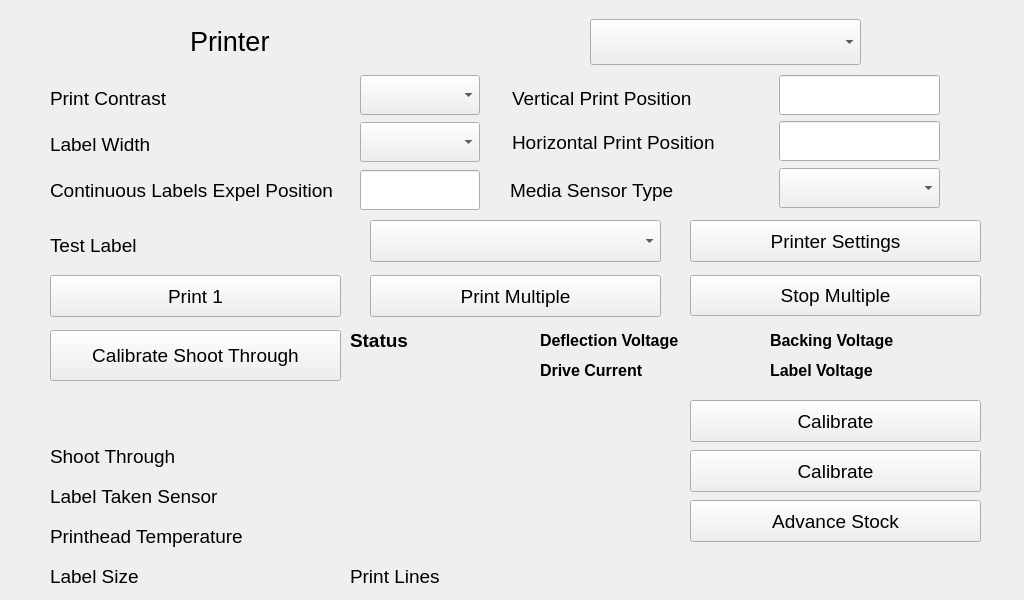
<?xml version="1.0" encoding="UTF-8"?>
<ui version="4.0">
 <class>servicePrinterConfig</class>
 <widget class="QWidget" name="servicePrinterConfig">
  <property name="geometry">
   <rect>
    <x>0</x>
    <y>0</y>
    <width>1024</width>
    <height>600</height>
   </rect>
  </property>
  <property name="windowTitle">
   <string>Form</string>
  </property>
  <widget class="QLabel" name="lblPrinterSelection">
   <property name="geometry">
    <rect>
     <x>190</x>
     <y>20</y>
     <width>391</width>
     <height>43</height>
    </rect>
   </property>
   <property name="font">
    <font>
     <pointsize>20</pointsize>
    </font>
   </property>
   <property name="text">
    <string>Printer</string>
   </property>
  </widget>
  <widget class="QComboBox" name="cbPrinterSelection">
   <property name="geometry">
    <rect>
     <x>590</x>
     <y>19</y>
     <width>271</width>
     <height>46</height>
    </rect>
   </property>
   <property name="minimumSize">
    <size>
     <width>271</width>
     <height>0</height>
    </size>
   </property>
   <property name="maximumSize">
    <size>
     <width>271</width>
     <height>16777215</height>
    </size>
   </property>
   <property name="font">
    <font>
     <pointsize>22</pointsize>
    </font>
   </property>
  </widget>
  <widget class="QLabel" name="lblPrintContrast">
   <property name="geometry">
    <rect>
     <x>50</x>
     <y>78</y>
     <width>301</width>
     <height>41</height>
    </rect>
   </property>
   <property name="font">
    <font>
     <pointsize>14</pointsize>
    </font>
   </property>
   <property name="text">
    <string>Print Contrast</string>
   </property>
  </widget>
  <widget class="QLabel" name="lblLabelWidth">
   <property name="geometry">
    <rect>
     <x>50</x>
     <y>124</y>
     <width>301</width>
     <height>41</height>
    </rect>
   </property>
   <property name="font">
    <font>
     <pointsize>14</pointsize>
    </font>
   </property>
   <property name="text">
    <string>Label Width</string>
   </property>
  </widget>
  <widget class="QLabel" name="lblContinuousLabelExpel">
   <property name="geometry">
    <rect>
     <x>50</x>
     <y>170</y>
     <width>301</width>
     <height>41</height>
    </rect>
   </property>
   <property name="font">
    <font>
     <pointsize>14</pointsize>
    </font>
   </property>
   <property name="text">
    <string>Continuous Labels Expel Position</string>
   </property>
   <property name="wordWrap">
    <bool>true</bool>
   </property>
  </widget>
  <widget class="QLabel" name="lblVerticalPrintPosition">
   <property name="geometry">
    <rect>
     <x>512</x>
     <y>78</y>
     <width>261</width>
     <height>41</height>
    </rect>
   </property>
   <property name="font">
    <font>
     <pointsize>14</pointsize>
    </font>
   </property>
   <property name="text">
    <string>Vertical Print Position</string>
   </property>
   <property name="wordWrap">
    <bool>true</bool>
   </property>
  </widget>
  <widget class="QLabel" name="lblHorizontalPrintPosition">
   <property name="geometry">
    <rect>
     <x>512</x>
     <y>122</y>
     <width>261</width>
     <height>41</height>
    </rect>
   </property>
   <property name="font">
    <font>
     <pointsize>14</pointsize>
    </font>
   </property>
   <property name="text">
    <string>Horizontal Print Position</string>
   </property>
   <property name="wordWrap">
    <bool>true</bool>
   </property>
  </widget>
  <widget class="QLabel" name="lblTestLabelPattern">
   <property name="geometry">
    <rect>
     <x>50</x>
     <y>230</y>
     <width>301</width>
     <height>30</height>
    </rect>
   </property>
   <property name="font">
    <font>
     <pointsize>14</pointsize>
    </font>
   </property>
   <property name="text">
    <string>Test Label</string>
   </property>
  </widget>
  <widget class="QComboBox" name="cbPrintContrast">
   <property name="geometry">
    <rect>
     <x>360</x>
     <y>75</y>
     <width>120</width>
     <height>40</height>
    </rect>
   </property>
   <property name="font">
    <font>
     <pointsize>14</pointsize>
    </font>
   </property>
  </widget>
  <widget class="QComboBox" name="cbLabelWidth">
   <property name="geometry">
    <rect>
     <x>360</x>
     <y>122</y>
     <width>120</width>
     <height>40</height>
    </rect>
   </property>
   <property name="font">
    <font>
     <pointsize>14</pointsize>
    </font>
   </property>
  </widget>
  <widget class="hobart::numericLineEdit" name="txtContinuousExpelPosition">
   <property name="geometry">
    <rect>
     <x>360</x>
     <y>170</y>
     <width>120</width>
     <height>40</height>
    </rect>
   </property>
   <property name="font">
    <font>
     <pointsize>14</pointsize>
    </font>
   </property>
  </widget>
  <widget class="hobart::numericLineEdit" name="txtVerticalPrintPosition">
   <property name="geometry">
    <rect>
     <x>779</x>
     <y>75</y>
     <width>161</width>
     <height>40</height>
    </rect>
   </property>
   <property name="font">
    <font>
     <pointsize>14</pointsize>
    </font>
   </property>
  </widget>
  <widget class="hobart::numericLineEdit" name="txtHorizontalPrintPosition">
   <property name="geometry">
    <rect>
     <x>779</x>
     <y>121</y>
     <width>161</width>
     <height>40</height>
    </rect>
   </property>
   <property name="font">
    <font>
     <pointsize>14</pointsize>
    </font>
   </property>
  </widget>
  <widget class="QComboBox" name="cbTestLabelPattern">
   <property name="geometry">
    <rect>
     <x>370</x>
     <y>220</y>
     <width>291</width>
     <height>42</height>
    </rect>
   </property>
   <property name="font">
    <font>
     <pointsize>14</pointsize>
    </font>
   </property>
  </widget>
  <widget class="QPushButton" name="btnPrintMultiple">
   <property name="geometry">
    <rect>
     <x>370</x>
     <y>275</y>
     <width>291</width>
     <height>42</height>
    </rect>
   </property>
   <property name="sizePolicy">
    <sizepolicy hsizetype="Fixed" vsizetype="Fixed">
     <horstretch>0</horstretch>
     <verstretch>0</verstretch>
    </sizepolicy>
   </property>
   <property name="minimumSize">
    <size>
     <width>271</width>
     <height>40</height>
    </size>
   </property>
   <property name="maximumSize">
    <size>
     <width>999</width>
     <height>999</height>
    </size>
   </property>
   <property name="font">
    <font>
     <pointsize>14</pointsize>
    </font>
   </property>
   <property name="text">
    <string>Print Multiple</string>
   </property>
  </widget>
  <widget class="QPushButton" name="btnPrintOne">
   <property name="geometry">
    <rect>
     <x>50</x>
     <y>275</y>
     <width>291</width>
     <height>42</height>
    </rect>
   </property>
   <property name="sizePolicy">
    <sizepolicy hsizetype="Fixed" vsizetype="Fixed">
     <horstretch>0</horstretch>
     <verstretch>0</verstretch>
    </sizepolicy>
   </property>
   <property name="minimumSize">
    <size>
     <width>291</width>
     <height>40</height>
    </size>
   </property>
   <property name="maximumSize">
    <size>
     <width>999</width>
     <height>999</height>
    </size>
   </property>
   <property name="font">
    <font>
     <pointsize>14</pointsize>
    </font>
   </property>
   <property name="text">
    <string>Print 1</string>
   </property>
  </widget>
  <widget class="QPushButton" name="btnStopMultiple">
   <property name="geometry">
    <rect>
     <x>690</x>
     <y>275</y>
     <width>291</width>
     <height>41</height>
    </rect>
   </property>
   <property name="sizePolicy">
    <sizepolicy hsizetype="Fixed" vsizetype="Fixed">
     <horstretch>0</horstretch>
     <verstretch>0</verstretch>
    </sizepolicy>
   </property>
   <property name="minimumSize">
    <size>
     <width>271</width>
     <height>40</height>
    </size>
   </property>
   <property name="maximumSize">
    <size>
     <width>999</width>
     <height>999</height>
    </size>
   </property>
   <property name="font">
    <font>
     <pointsize>14</pointsize>
    </font>
   </property>
   <property name="text">
    <string>Stop Multiple</string>
   </property>
  </widget>
  <widget class="QPushButton" name="btnCalibrateMediaSensor">
   <property name="geometry">
    <rect>
     <x>690</x>
     <y>400</y>
     <width>291</width>
     <height>42</height>
    </rect>
   </property>
   <property name="sizePolicy">
    <sizepolicy hsizetype="Fixed" vsizetype="Fixed">
     <horstretch>0</horstretch>
     <verstretch>0</verstretch>
    </sizepolicy>
   </property>
   <property name="minimumSize">
    <size>
     <width>291</width>
     <height>40</height>
    </size>
   </property>
   <property name="maximumSize">
    <size>
     <width>999</width>
     <height>999</height>
    </size>
   </property>
   <property name="font">
    <font>
     <pointsize>14</pointsize>
    </font>
   </property>
   <property name="text">
    <string>Calibrate</string>
   </property>
  </widget>
  <widget class="QPushButton" name="btnCalibrateLabelTakenSensor">
   <property name="geometry">
    <rect>
     <x>690</x>
     <y>450</y>
     <width>291</width>
     <height>42</height>
    </rect>
   </property>
   <property name="sizePolicy">
    <sizepolicy hsizetype="Fixed" vsizetype="Fixed">
     <horstretch>0</horstretch>
     <verstretch>0</verstretch>
    </sizepolicy>
   </property>
   <property name="minimumSize">
    <size>
     <width>291</width>
     <height>40</height>
    </size>
   </property>
   <property name="maximumSize">
    <size>
     <width>999</width>
     <height>999</height>
    </size>
   </property>
   <property name="font">
    <font>
     <pointsize>14</pointsize>
    </font>
   </property>
   <property name="text">
    <string>Calibrate</string>
   </property>
  </widget>
  <widget class="QPushButton" name="btnAdvanceStock">
   <property name="geometry">
    <rect>
     <x>690</x>
     <y>500</y>
     <width>291</width>
     <height>42</height>
    </rect>
   </property>
   <property name="sizePolicy">
    <sizepolicy hsizetype="Fixed" vsizetype="Fixed">
     <horstretch>0</horstretch>
     <verstretch>0</verstretch>
    </sizepolicy>
   </property>
   <property name="minimumSize">
    <size>
     <width>291</width>
     <height>40</height>
    </size>
   </property>
   <property name="maximumSize">
    <size>
     <width>999</width>
     <height>999</height>
    </size>
   </property>
   <property name="font">
    <font>
     <pointsize>14</pointsize>
    </font>
   </property>
   <property name="text">
    <string>Advance Stock</string>
   </property>
  </widget>
  <widget class="QPushButton" name="btnOperatorPrinterSettings">
   <property name="geometry">
    <rect>
     <x>690</x>
     <y>220</y>
     <width>291</width>
     <height>42</height>
    </rect>
   </property>
   <property name="sizePolicy">
    <sizepolicy hsizetype="Fixed" vsizetype="Fixed">
     <horstretch>0</horstretch>
     <verstretch>0</verstretch>
    </sizepolicy>
   </property>
   <property name="minimumSize">
    <size>
     <width>291</width>
     <height>40</height>
    </size>
   </property>
   <property name="maximumSize">
    <size>
     <width>999</width>
     <height>999</height>
    </size>
   </property>
   <property name="font">
    <font>
     <pointsize>14</pointsize>
    </font>
   </property>
   <property name="text">
    <string>Printer Settings</string>
   </property>
  </widget>
  <widget class="QPushButton" name="btnCalibShootThrough">
   <property name="geometry">
    <rect>
     <x>50</x>
     <y>330</y>
     <width>291</width>
     <height>51</height>
    </rect>
   </property>
   <property name="sizePolicy">
    <sizepolicy hsizetype="Fixed" vsizetype="Fixed">
     <horstretch>0</horstretch>
     <verstretch>0</verstretch>
    </sizepolicy>
   </property>
   <property name="minimumSize">
    <size>
     <width>291</width>
     <height>40</height>
    </size>
   </property>
   <property name="maximumSize">
    <size>
     <width>999</width>
     <height>999</height>
    </size>
   </property>
   <property name="font">
    <font>
     <pointsize>14</pointsize>
    </font>
   </property>
   <property name="text">
    <string>Calibrate Shoot Through</string>
   </property>
  </widget>
  <widget class="QLabel" name="lblDeflectionVoltage">
   <property name="geometry">
    <rect>
     <x>540</x>
     <y>330</y>
     <width>151</width>
     <height>21</height>
    </rect>
   </property>
   <property name="font">
    <font>
     <pointsize>12</pointsize>
     <weight>75</weight>
     <bold>true</bold>
    </font>
   </property>
   <property name="text">
    <string>Deflection Voltage</string>
   </property>
   <property name="wordWrap">
    <bool>true</bool>
   </property>
  </widget>
  <widget class="QLabel" name="lblDeflectionVoltageValue">
   <property name="geometry">
    <rect>
     <x>700</x>
     <y>330</y>
     <width>61</width>
     <height>21</height>
    </rect>
   </property>
   <property name="font">
    <font>
     <pointsize>14</pointsize>
    </font>
   </property>
   <property name="text">
    <string/>
   </property>
   <property name="wordWrap">
    <bool>true</bool>
   </property>
  </widget>
  <widget class="QLabel" name="lblDriveCurrent">
   <property name="geometry">
    <rect>
     <x>540</x>
     <y>360</y>
     <width>131</width>
     <height>21</height>
    </rect>
   </property>
   <property name="font">
    <font>
     <pointsize>12</pointsize>
     <weight>75</weight>
     <bold>true</bold>
    </font>
   </property>
   <property name="text">
    <string>Drive Current</string>
   </property>
   <property name="wordWrap">
    <bool>true</bool>
   </property>
  </widget>
  <widget class="QLabel" name="lblDriveCurrentValue">
   <property name="geometry">
    <rect>
     <x>700</x>
     <y>360</y>
     <width>61</width>
     <height>21</height>
    </rect>
   </property>
   <property name="font">
    <font>
     <pointsize>14</pointsize>
    </font>
   </property>
   <property name="text">
    <string/>
   </property>
   <property name="wordWrap">
    <bool>true</bool>
   </property>
  </widget>
  <widget class="QLabel" name="lblBackingVoltage">
   <property name="geometry">
    <rect>
     <x>770</x>
     <y>330</y>
     <width>141</width>
     <height>21</height>
    </rect>
   </property>
   <property name="font">
    <font>
     <pointsize>12</pointsize>
     <weight>75</weight>
     <bold>true</bold>
    </font>
   </property>
   <property name="text">
    <string>Backing Voltage</string>
   </property>
   <property name="wordWrap">
    <bool>true</bool>
   </property>
  </widget>
  <widget class="QLabel" name="lblLabelVoltageValue">
   <property name="geometry">
    <rect>
     <x>910</x>
     <y>360</y>
     <width>61</width>
     <height>21</height>
    </rect>
   </property>
   <property name="font">
    <font>
     <pointsize>14</pointsize>
    </font>
   </property>
   <property name="text">
    <string/>
   </property>
   <property name="wordWrap">
    <bool>true</bool>
   </property>
  </widget>
  <widget class="QLabel" name="lblLabelVoltage">
   <property name="geometry">
    <rect>
     <x>770</x>
     <y>360</y>
     <width>131</width>
     <height>21</height>
    </rect>
   </property>
   <property name="font">
    <font>
     <pointsize>12</pointsize>
     <weight>75</weight>
     <bold>true</bold>
    </font>
   </property>
   <property name="text">
    <string>Label Voltage</string>
   </property>
   <property name="wordWrap">
    <bool>true</bool>
   </property>
  </widget>
  <widget class="QLabel" name="lblBackingVoltageValue">
   <property name="geometry">
    <rect>
     <x>910</x>
     <y>330</y>
     <width>61</width>
     <height>21</height>
    </rect>
   </property>
   <property name="font">
    <font>
     <pointsize>14</pointsize>
    </font>
   </property>
   <property name="text">
    <string/>
   </property>
   <property name="wordWrap">
    <bool>true</bool>
   </property>
  </widget>
  <widget class="QLabel" name="lblStatus">
   <property name="geometry">
    <rect>
     <x>350</x>
     <y>330</y>
     <width>81</width>
     <height>21</height>
    </rect>
   </property>
   <property name="font">
    <font>
     <pointsize>14</pointsize>
     <weight>75</weight>
     <bold>true</bold>
    </font>
   </property>
   <property name="text">
    <string>Status</string>
   </property>
   <property name="wordWrap">
    <bool>true</bool>
   </property>
  </widget>
  <widget class="QLabel" name="lblStatusValue">
   <property name="geometry">
    <rect>
     <x>420</x>
     <y>330</y>
     <width>111</width>
     <height>51</height>
    </rect>
   </property>
   <property name="font">
    <font>
     <pointsize>14</pointsize>
    </font>
   </property>
   <property name="text">
    <string/>
   </property>
   <property name="wordWrap">
    <bool>true</bool>
   </property>
  </widget>
  <widget class="QComboBox" name="cboMediaSensorType">
   <property name="geometry">
    <rect>
     <x>779</x>
     <y>168</y>
     <width>161</width>
     <height>40</height>
    </rect>
   </property>
   <property name="font">
    <font>
     <pointsize>14</pointsize>
    </font>
   </property>
  </widget>
  <widget class="QLabel" name="lblMediaSensorType">
   <property name="geometry">
    <rect>
     <x>510</x>
     <y>170</y>
     <width>271</width>
     <height>41</height>
    </rect>
   </property>
   <property name="font">
    <font>
     <pointsize>14</pointsize>
    </font>
   </property>
   <property name="text">
    <string>Media Sensor Type</string>
   </property>
  </widget>
  <widget class="QWidget" name="">
   <property name="geometry">
    <rect>
     <x>50</x>
     <y>560</y>
     <width>291</width>
     <height>33</height>
    </rect>
   </property>
   <layout class="QHBoxLayout" name="horizontalLayout">
    <item>
     <widget class="QLabel" name="lblLabelSize">
      <property name="minimumSize">
       <size>
        <width>0</width>
        <height>31</height>
       </size>
      </property>
      <property name="font">
       <font>
        <pointsize>14</pointsize>
       </font>
      </property>
      <property name="text">
       <string>Label Size</string>
      </property>
      <property name="wordWrap">
       <bool>true</bool>
      </property>
     </widget>
    </item>
    <item>
     <widget class="QLabel" name="lblLabelSizeData">
      <property name="font">
       <font>
        <pointsize>14</pointsize>
       </font>
      </property>
      <property name="text">
       <string/>
      </property>
     </widget>
    </item>
   </layout>
  </widget>
  <widget class="QWidget" name="">
   <property name="geometry">
    <rect>
     <x>350</x>
     <y>560</y>
     <width>281</width>
     <height>33</height>
    </rect>
   </property>
   <layout class="QHBoxLayout" name="horizontalLayout_2">
    <item>
     <widget class="QLabel" name="lblPrintLines">
      <property name="minimumSize">
       <size>
        <width>0</width>
        <height>31</height>
       </size>
      </property>
      <property name="font">
       <font>
        <pointsize>14</pointsize>
       </font>
      </property>
      <property name="text">
       <string>Print Lines</string>
      </property>
      <property name="alignment">
       <set>Qt::AlignLeading|Qt::AlignLeft|Qt::AlignVCenter</set>
      </property>
      <property name="wordWrap">
       <bool>true</bool>
      </property>
     </widget>
    </item>
    <item>
     <widget class="QLabel" name="lblPrintLinesData">
      <property name="font">
       <font>
        <pointsize>14</pointsize>
       </font>
      </property>
      <property name="text">
       <string/>
      </property>
      <property name="alignment">
       <set>Qt::AlignLeading|Qt::AlignLeft|Qt::AlignVCenter</set>
      </property>
     </widget>
    </item>
   </layout>
  </widget>
  <widget class="QWidget" name="">
   <property name="geometry">
    <rect>
     <x>50</x>
     <y>520</y>
     <width>581</width>
     <height>33</height>
    </rect>
   </property>
   <layout class="QHBoxLayout" name="horizontalLayout_3">
    <item>
     <widget class="QLabel" name="lblPrintheadTemp">
      <property name="minimumSize">
       <size>
        <width>201</width>
        <height>31</height>
       </size>
      </property>
      <property name="font">
       <font>
        <pointsize>14</pointsize>
       </font>
      </property>
      <property name="text">
       <string>Printhead Temperature</string>
      </property>
      <property name="wordWrap">
       <bool>true</bool>
      </property>
     </widget>
    </item>
    <item>
     <widget class="QLabel" name="lblPrintheadTempData">
      <property name="font">
       <font>
        <pointsize>14</pointsize>
       </font>
      </property>
      <property name="text">
       <string/>
      </property>
      <property name="alignment">
       <set>Qt::AlignRight|Qt::AlignTrailing|Qt::AlignVCenter</set>
      </property>
     </widget>
    </item>
   </layout>
  </widget>
  <widget class="QWidget" name="">
   <property name="geometry">
    <rect>
     <x>50</x>
     <y>480</y>
     <width>581</width>
     <height>33</height>
    </rect>
   </property>
   <layout class="QHBoxLayout" name="horizontalLayout_4">
    <item>
     <widget class="QLabel" name="lblLabelTakenSensor">
      <property name="minimumSize">
       <size>
        <width>201</width>
        <height>31</height>
       </size>
      </property>
      <property name="font">
       <font>
        <pointsize>14</pointsize>
       </font>
      </property>
      <property name="text">
       <string>Label Taken Sensor</string>
      </property>
      <property name="wordWrap">
       <bool>true</bool>
      </property>
     </widget>
    </item>
    <item>
     <widget class="QLabel" name="lblLabelTakenSensorData">
      <property name="minimumSize">
       <size>
        <width>0</width>
        <height>31</height>
       </size>
      </property>
      <property name="font">
       <font>
        <pointsize>14</pointsize>
       </font>
      </property>
      <property name="text">
       <string/>
      </property>
      <property name="alignment">
       <set>Qt::AlignRight|Qt::AlignTrailing|Qt::AlignVCenter</set>
      </property>
     </widget>
    </item>
   </layout>
  </widget>
  <widget class="QWidget" name="">
   <property name="geometry">
    <rect>
     <x>50</x>
     <y>440</y>
     <width>581</width>
     <height>33</height>
    </rect>
   </property>
   <layout class="QHBoxLayout" name="horizontalLayout_5">
    <item>
     <widget class="QLabel" name="lblMediaSensor">
      <property name="minimumSize">
       <size>
        <width>0</width>
        <height>31</height>
       </size>
      </property>
      <property name="font">
       <font>
        <pointsize>14</pointsize>
       </font>
      </property>
      <property name="text">
       <string>Shoot Through</string>
      </property>
      <property name="wordWrap">
       <bool>true</bool>
      </property>
     </widget>
    </item>
    <item>
     <widget class="QLabel" name="lblMediaSensorData">
      <property name="font">
       <font>
        <pointsize>14</pointsize>
       </font>
      </property>
      <property name="text">
       <string/>
      </property>
      <property name="alignment">
       <set>Qt::AlignRight|Qt::AlignTrailing|Qt::AlignVCenter</set>
      </property>
     </widget>
    </item>
   </layout>
  </widget>
 </widget>
 <customwidgets>
  <customwidget>
   <class>hobart::numericLineEdit</class>
   <extends>QLineEdit</extends>
   <header location="global">numericlineedit.h</header>
  </customwidget>
 </customwidgets>
 <resources/>
 <connections/>
</ui>
